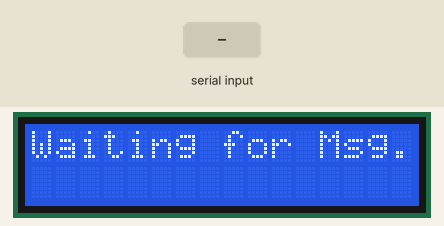
This sketch was run on a simulated ESP32. Parts: 16×2 character LCD. The inputs (shaded band) are chosen by the test bench. Nothing arrives over Bluetooth unless stated; what the sketch prints to the serial monitor is not drawn.

Above: at 1.2 s.
1.3 s: "1" received over the second serial link
At 2.9 s:
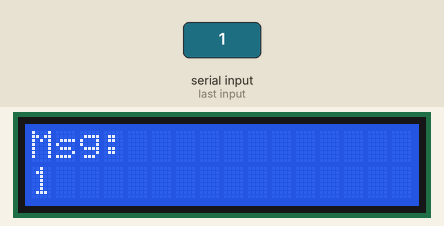
3.8 s: "0" received over the second serial link
At 6.0 s:
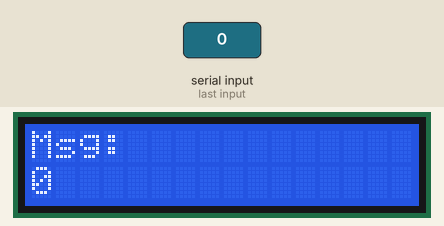
6.3 s: "2" received over the second serial link
At 7.9 s:
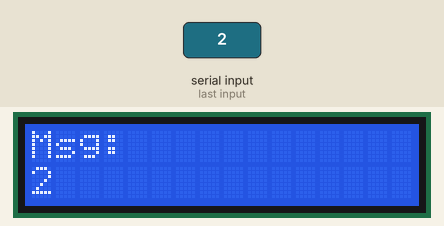
Timing chart, 0 to 9.4 s (numbered marks = the images above; inputs shaded):
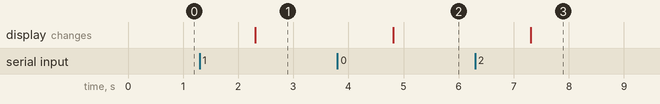

The sketch:

31_Bluetoothe_162lcd_Notice_Board.ino
```cpp
#include <Wire.h>
#include <LiquidCrystal_I2C.h>
#include "BluetoothSerial.h"

BluetoothSerial SerialBT;
LiquidCrystal_I2C lcd(0x27, 16, 2);

void setup() {
  Serial.begin(115200);
  SerialBT.begin("Prateek");

  lcd.init();
  lcd.backlight();
  lcd.setCursor(0, 0);
  lcd.print("Waiting for Msg...");
}

void loop() {
  if (SerialBT.available()) {
    String message = SerialBT.readString();
    Serial.println("Received: " + message);

    lcd.clear();
    lcd.setCursor(0, 0);
    lcd.print("Msg: ");
    lcd.setCursor(0, 1);
    lcd.print(message);
  }
}
```

Measured:
- after the input at 1.3 s, the display: changes after 1.0 s (image 1)
- after the input at 3.8 s, the display: changes after 1.0 s (image 2)
- after the input at 6.3 s, the display: changes after 1.0 s (image 3)
